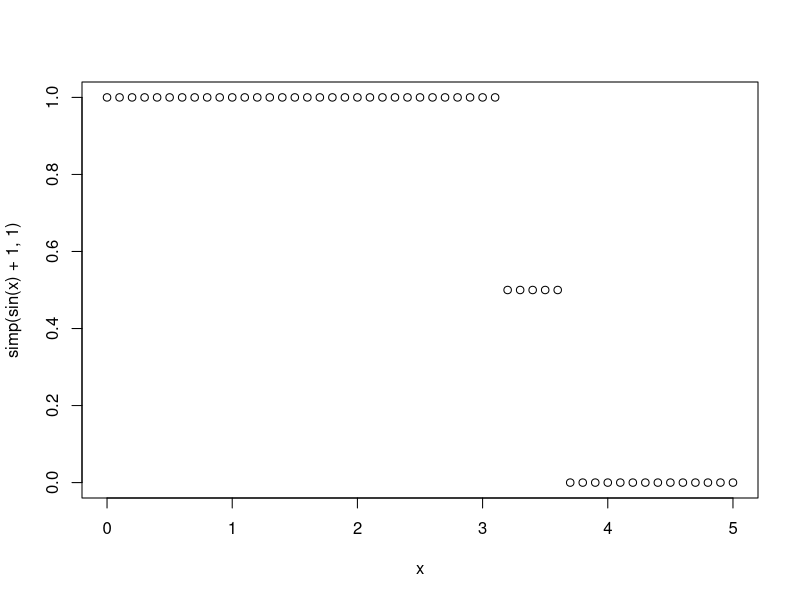
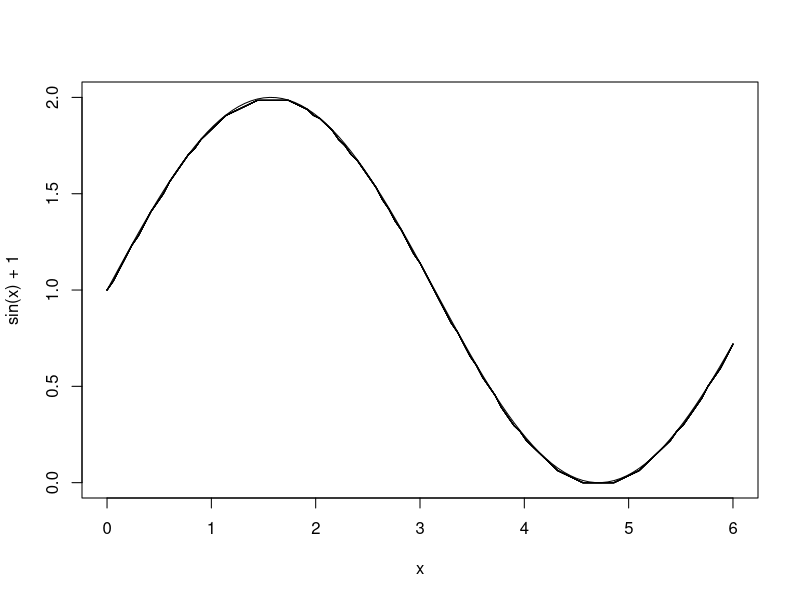
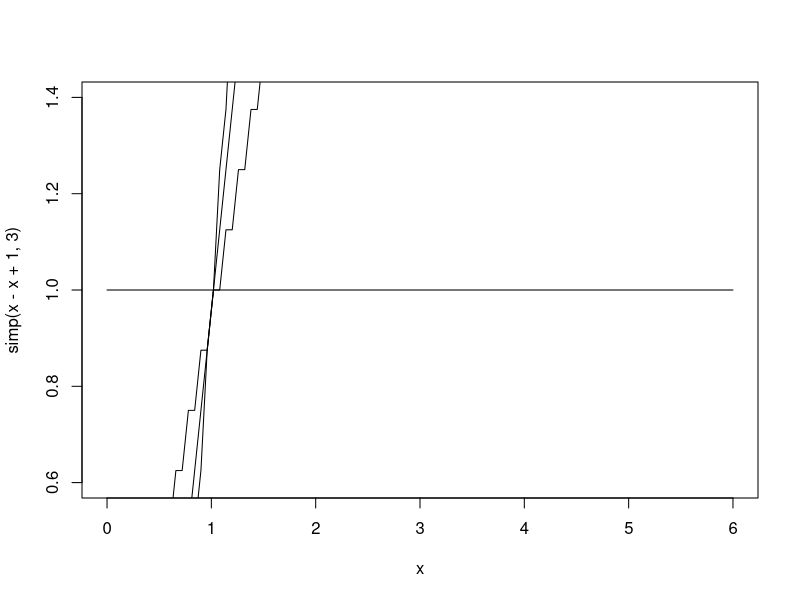
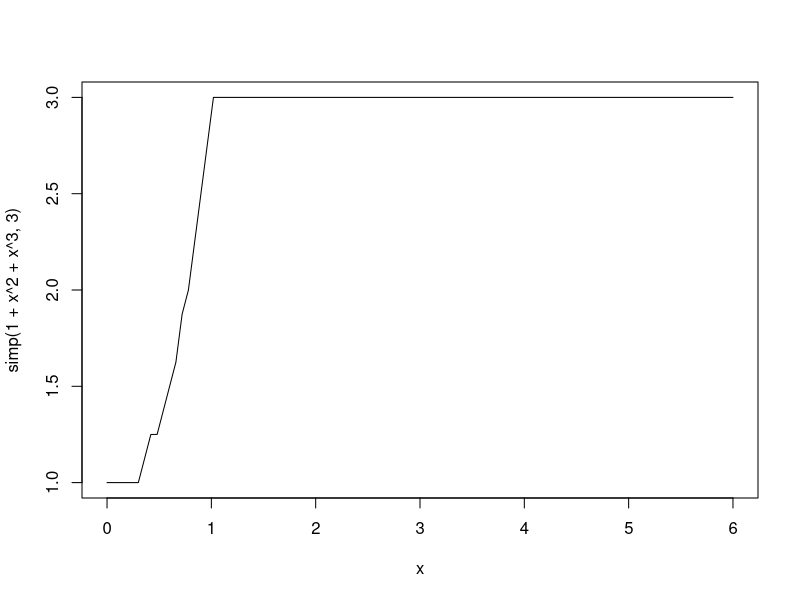
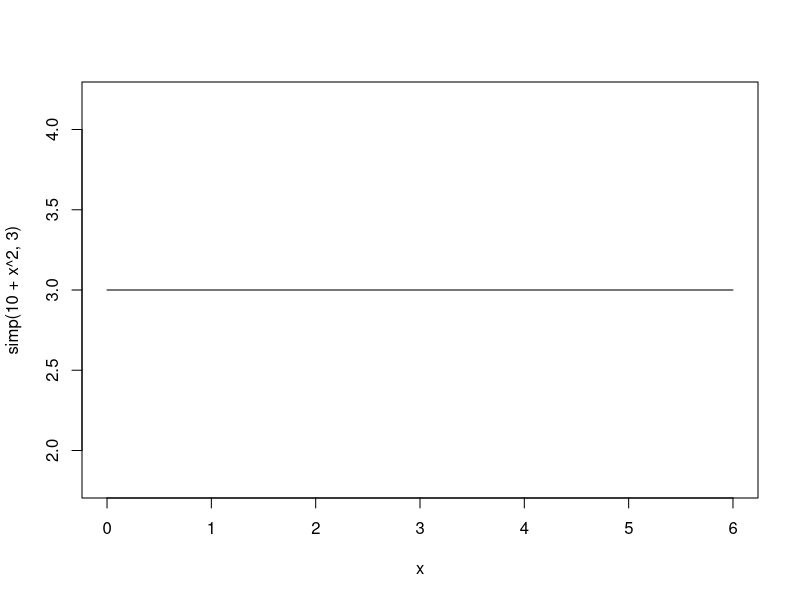

These charts were generated, in order, by the following R code:
simp <- function(x,n){
 y <- c()
 for(i in 1:length(x)){ 
   if(x[i] < n){
     y[i] <- (floor(2^n * x[i]) * 2^(-n))
   }
   else {
     y[i] <- (n)
   }
 }
 return(y)
}
x <- seq(0,5,.1)
plot(x,simp(sin(x)+1, 1))

curve(sin(x)+1, add = F, from = 0, to = 6)

for(n in 2:10){ 
  curve(simp(sin(x)+1, 6), add = T, from = 0, to = 6)
}

curve(simp(x-x+1, 3), add = F, from = 0, to = 6)
curve(simp(x, 3), add = T, from = 0, to = 6)
curve(simp(x^2, 3), add = T, from = 0, to = 6)
curve(simp(x^3, 3), add = T, from = 0, to = 6)
curve(simp(1+x^2+x^3, 3), add = F, from = 0, to = 6)
curve(simp(10+x^2, 3), add = F, from = 0, to = 6)
